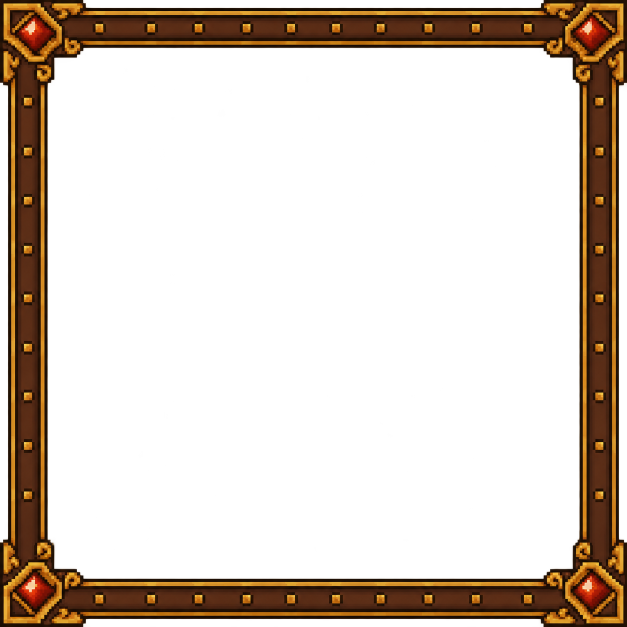
#> input picture design/frames/card-frame.png, 1254 x 1254 px (shown at 1/2 size)
$ python process.py
#> lines starting #> are read from the running program, lines starting #| are printed output that depends on the picture
"""Reduz as molduras originais (geradas no ChatGPT, ~1254 px) para 512 px e limpa o halo
semitransparente do gerador. Uso: python process.py  (grava em ../../src/assets/frames)."""
import os
import sys
from PIL import Image

HERE = os.path.dirname(os.path.abspath(__file__))
OUT = sys.argv[1] if len(sys.argv) > 1 else os.path.join(HERE, '..', '..', 'src', 'assets', 'frames')
SIZE = 512

# (arquivo, corta a margem transparente em volta antes de reduzir?) — as molduras dos avisos
# vieram com sobra transparente fora da moldura; as dos cards encostam na borda da imagem.
FRAMES = [
    ('card-frame.png', False),
    ('card-frame-sombrio.png', False),
    ('toast-frame.png', True),
    ('toast-frame-sombrio.png', True),
]

for name, crop in FRAMES:
    im = Image.open(os.path.join(HERE, name)).convert('RGBA')
#> im is the input picture: PIL image 1254x1254 RGBA; mean R, G, B, A 25.2, 14.3, 4.3, 63.1
    r, g, b, a = im.split()
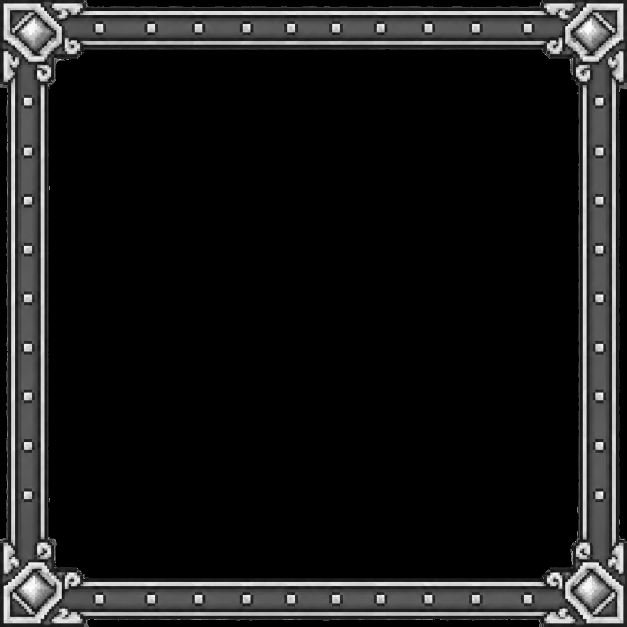
#> r: PIL image 1254x1254 L (shown at 1/2 size); min 0, max 255, mean 25.2
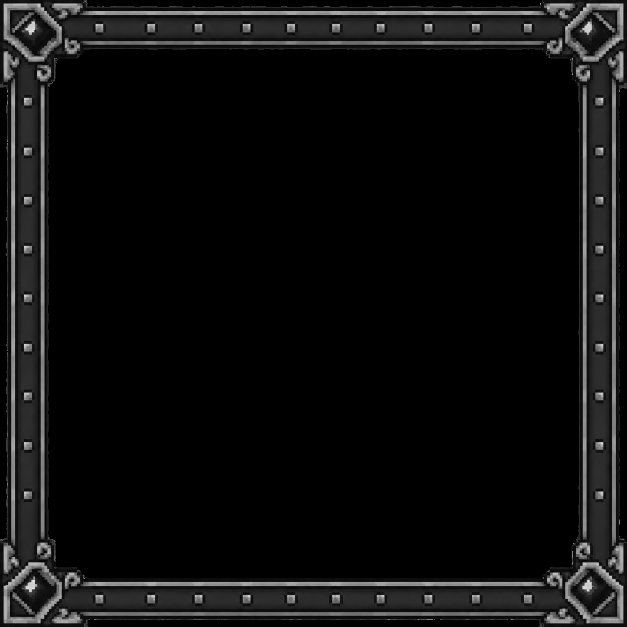
#> g: PIL image 1254x1254 L (shown at 1/2 size); min 0, max 255, mean 14.3
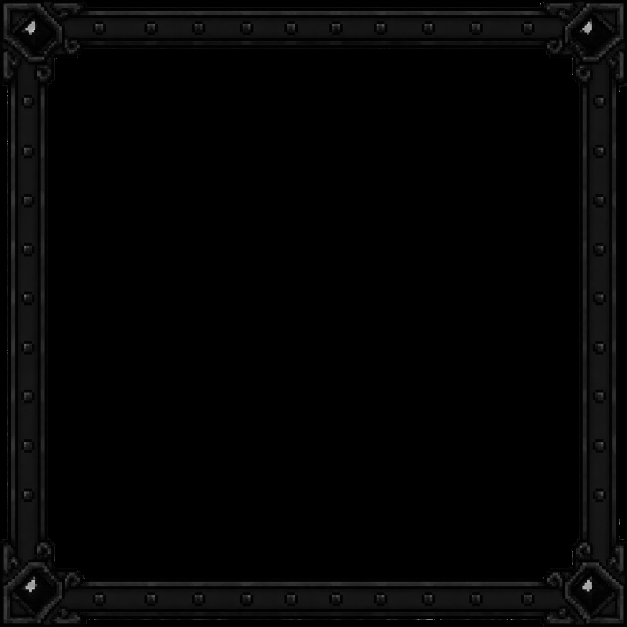
#> b: PIL image 1254x1254 L (shown at 1/2 size); min 0, max 255, mean 4.3
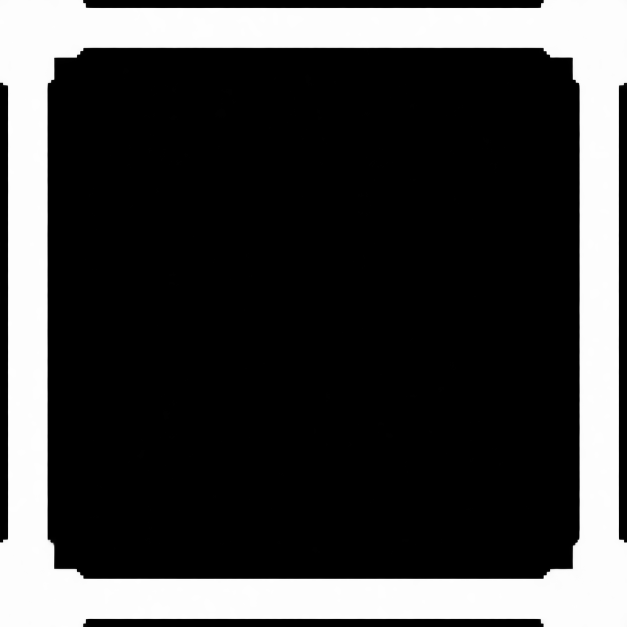
#> a: PIL image 1254x1254 L (shown at 1/2 size); min 0, max 255, mean 63.1
    a = a.point(lambda v: 0 if v < 60 else 255 if v > 200 else v)
    im = Image.merge('RGBA', (r, g, b, a))
    if crop:
        im = im.crop(a.getbbox())
    im = im.resize((SIZE, SIZE), Image.LANCZOS)
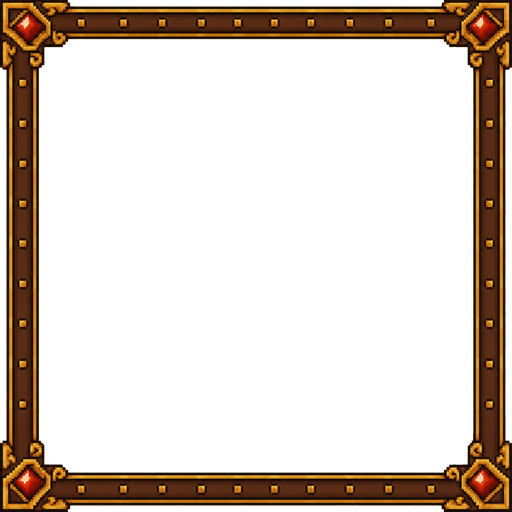
#> im: PIL image 512x512 RGBA; mean R, G, B, A 25.2, 14.1, 4.2, 63.6; transparent parts drawn white
    im.save(os.path.join(OUT, name), optimize=True)
    # Calibração do 9-slice: onde a faixa termina por dentro (no meio da borda esquerda) e até
    # onde vai o enfeite do canto (na diagonal).
    alpha = im.getchannel('A')
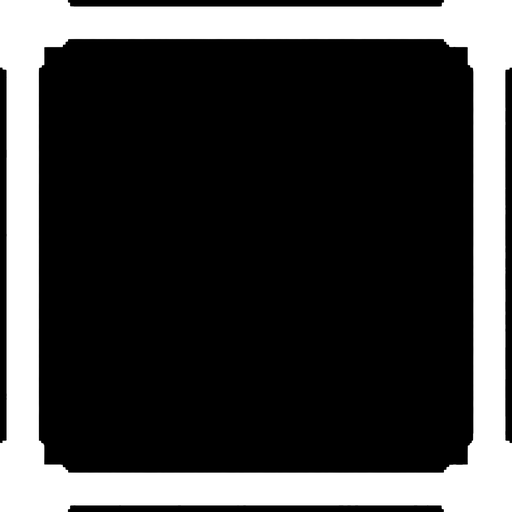
#> alpha: PIL image 512x512 L; min 0, max 255, mean 63.6
    band = max(x for x in range(SIZE // 4) if alpha.getpixel((x, SIZE // 2)) > 40)
#> band = 38
    corner = max(d for d in range(SIZE // 3) if alpha.getpixel((d, d)) > 40)
#> corner = 46
    print(f'{name}: faixa termina em {band}px, canto até {corner}px (de {SIZE})')
#| card-frame.png: faixa termina em 38px, canto até 46px (de 512)
#> pass 2 of the loop `for name, crop in FRAMES:`:
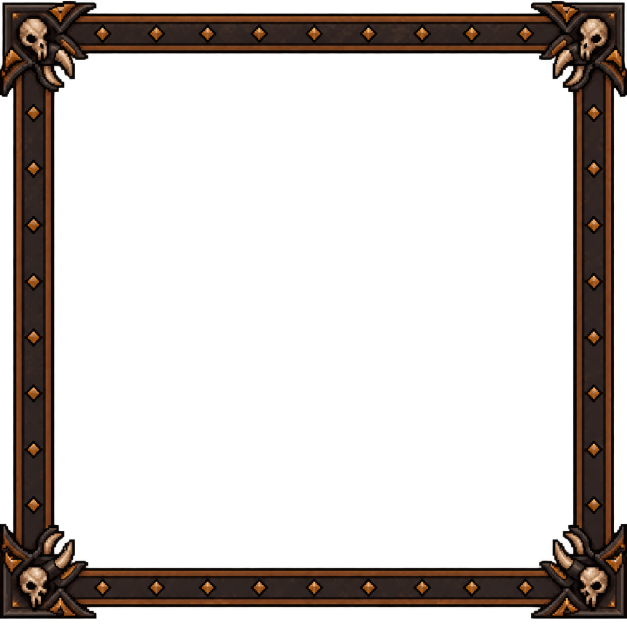
#> input picture design/frames/card-frame-sombrio.png, 1254 x 1254 px (shown at 1/2 size)
#> im is the input picture: PIL image 1254x1254 RGBA; mean R, G, B, A 16.3, 10.3, 6.8, 64.4
#> `r, g, b, a = im.split()`:
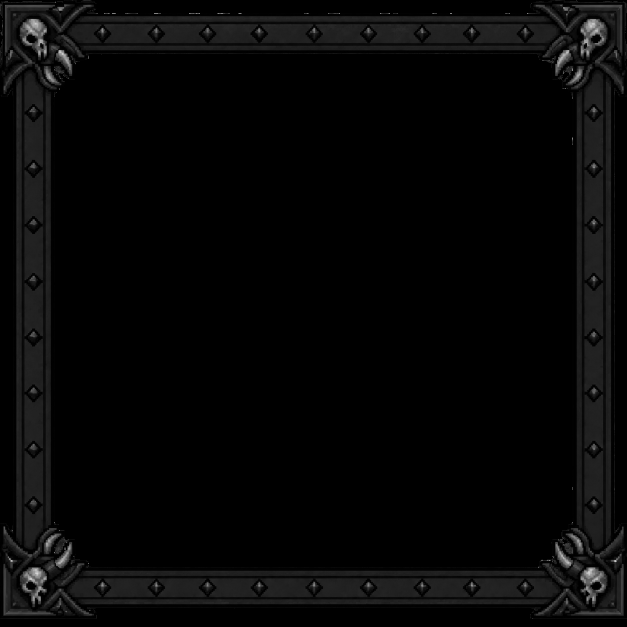
#> b: PIL image 1254x1254 L (shown at 1/2 size); min 0, max 255, mean 6.8
#> `alpha = im.getchannel('A')`:
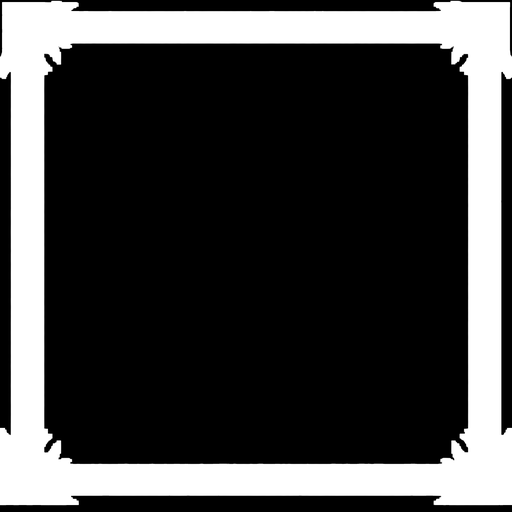
#> alpha: PIL image 512x512 L; min 0, max 255, mean 64.9
#> band = 44
#> corner = 60
#| card-frame-sombrio.png: faixa termina em 44px, canto até 60px (de 512)
#> pass 3 of the loop `for name, crop in FRAMES:`:
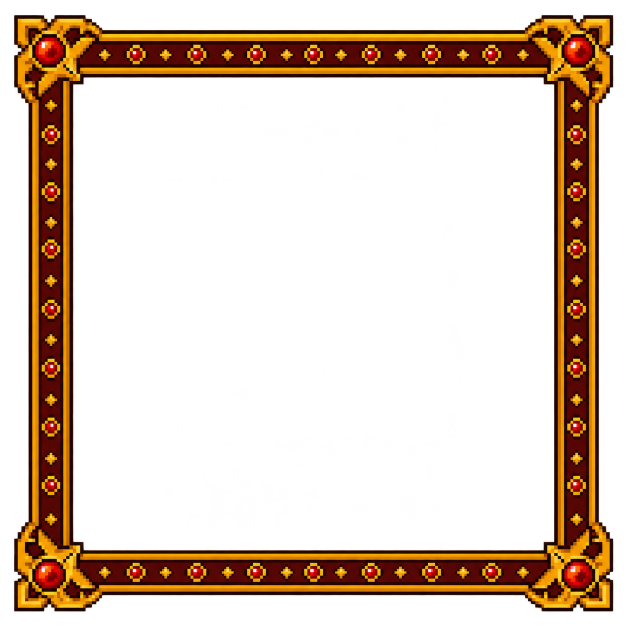
#> input picture design/frames/toast-frame.png, 1254 x 1254 px (shown at 1/2 size)
#> im is the input picture: PIL image 1254x1254 RGBA; mean R, G, B, A 35.1, 17.2, 1, 66.7
#> `im = im.resize((SIZE, SIZE), Image.LANCZOS)`:
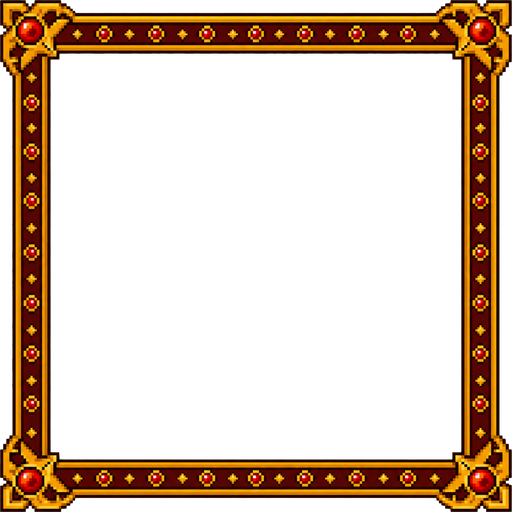
#> im: PIL image 512x512 RGBA; mean R, G, B, A 37.7, 18.4, 1.1, 73.8; transparent parts drawn white
#> `alpha = im.getchannel('A')`:
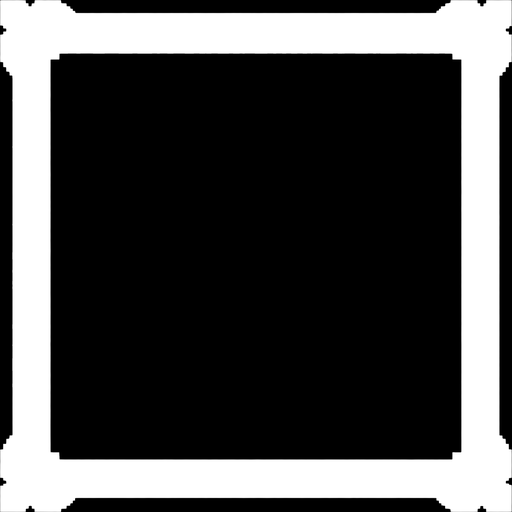
#> alpha: PIL image 512x512 L; min 0, max 255, mean 73.8
#> band = 50
#> corner = 59
#| toast-frame.png: faixa termina em 50px, canto até 59px (de 512)
#> the loop made 4 passes; the first 3 are shown
